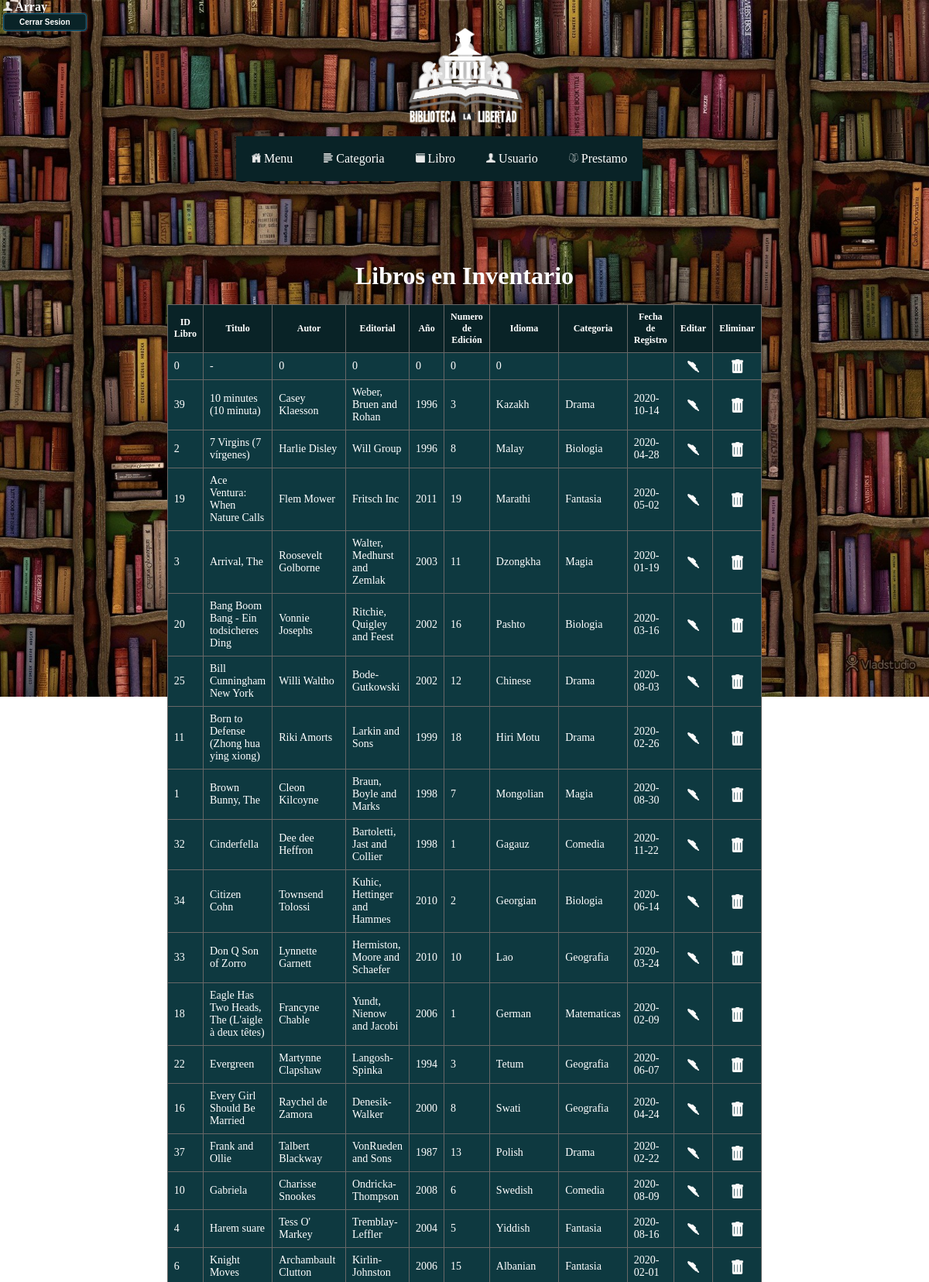
Screenshot of /Biblioteca/public_html/ConsultaGeneralLibro.php (signed in, upper part) with the database file from the repository.
### tables this page shows
CREATE TABLE `libros` (
  `idLibro` int(11) NOT NULL,
  `Titulo` varchar(100) NOT NULL,
  `Editorial` varchar(30) NOT NULL,
  `Anio` int(11) NOT NULL,
  `NoEdicion` int(11) NOT NULL,
  `Autor` varchar(50) NOT NULL,
  `Paginas` int(11) NOT NULL,
  `Idioma` varchar(20) NOT NULL,
  `idCategoria` int(11) NOT NULL,
  `FechaRegistroLibro` date DEFAULT NULL
);

CREATE TABLE `categorialibros` (
  `idCategoria` int(11) NOT NULL,
  `Nombre` varchar(30) NOT NULL
);

### Biblioteca/public_html/ConsultaGeneralLibro.php (the view, shortened to what this page needs)
<?php
include('Menu.php');
?>
<html>
<head>
</head>
<body>
<center>
    <br>
    <br>
    <br>
    <br>
    <br>
    <br>
    <br>
    <br>
    <br>
    <h1><font color = "#fff">Libros en Inventario</font></h1>
    <br>
		<table border="1" class="tftable">
			<tr>
				<th>ID Libro</th>
				<th>Titulo</th>
				<th>Autor</th>
				<th>Editorial</th>
				<th>Año</th>
				<th>Numero de Edición</th>
				<th>Idioma</th>
				<th>Categoria</th>
				<th>Fecha de Registro</th>
				<th>Editar</th>
				<th>Eliminar</th>
			</tr>
			<?php
			include('Conexion/Conn.php');
			$SQL="SELECT * FROM `Libros` ORDER BY `Libros`.`Titulo` ASC";
			$ResLibro=$Conexion->query($SQL);
			while($Fila=$ResLibro->fetch_array()){
				$SQLCat="SELECT * FROM `CategoriaLibros` WHERE `idCategoria` =".$Fila['idCategoria'];
				$ResCat=$Conexion->query($SQLCat);
				$FilaCat=$ResCat->fetch_array();
				echo "<tr>
				<td>".$Fila['idLibro']."</td>
				<td>".$Fila['Titulo']."</td>
				<td>".$Fila['Autor']."</td>
				<td>".$Fila['Editorial']."</td>
				<td>".$Fila['Anio']."</td>
				<td>".$Fila['NoEdicion']."</td>
				<td>".$Fila['Idioma']."</td>
				<td>".$FilaCat['Nombre']."</td>
				<td>".$Fila['FechaRegistroLibro']."</td>
				<td align='center'><a href='EditarLibro.php?clave1=".$Fila['idLibro']."'><img src='Icono/edit.png' width = 15></a></td>
				<td align='center'><a href='EliminarLibro.php?clave1=".$Fila['idLibro']."'><img src='Icono/desechar.png' width = 15></a></td>
			</tr>";
			}
			?>
		</table>
		<br>
		<br>
	</center>
</body>
</html>

### Biblioteca/public_html/Menu.php (style rules this page uses)
* { margin:0px; padding:0px; }
body { font-family: verdana; background-image: url(fondo.jpg); background-repeat: no-repeat; background-size: 100%; background-attachment: fixed; }
html, body { margin: 0; padding: 0; height: 100%; }
.tftable { font-size:14px;color:#fff;width:600px;border-width: 1px;border-color: #686767;border-collapse: collapse; }
.tftable th { font-size:12px;background-color:#092327;border-width: 1px;padding: 8px;border-style: solid;border-color: #686767;text-align:center; }
.tftable tr { background-color:#0e3940; }
.tftable td { font-size:14px;border-width: 1px;padding: 8px;border-style: solid;border-color: #686767; }
img { transition: all 0.5s ease; }

### rows the page displays
libros: idLibro "0", Titulo "-", Autor "0", Editorial "0", Anio "0", NoEdicion "0", Idioma "0"
libros: idLibro "39", Titulo "10 minutes (10 minuta)", Autor "Casey Klaesson", Editorial "Weber, Bruen and Rohan", Anio "1996", NoEdicion "3", Idioma "Kazakh", idCategoria.Nombre "Drama", FechaRegistroLibro "2020-10-14"
libros: idLibro "2", Titulo "7 Virgins (7 vírgenes)", Autor "Harlie Disley", Editorial "Will Group", Anio "1996", NoEdicion "8", Idioma "Malay", idCategoria.Nombre "Biologia", FechaRegistroLibro "2020-04-28"
libros: idLibro "19", Titulo "Ace Ventura: When Nature Calls", Autor "Flem Mower", Editorial "Fritsch Inc", Anio "2011", NoEdicion "19", Idioma "Marathi", idCategoria.Nombre "Fantasia", FechaRegistroLibro "2020-05-02"
libros: idLibro "3", Titulo "Arrival, The", Autor "Roosevelt Golborne", Editorial "Walter, Medhurst and Zemlak", Anio "2003", NoEdicion "11", Idioma "Dzongkha", idCategoria.Nombre "Magia", FechaRegistroLibro "2020-01-19"
libros: idLibro "20", Titulo "Bang Boom Bang - Ein todsicheres Ding", Autor "Vonnie Josephs", Editorial "Ritchie, Quigley and Feest", Anio "2002", NoEdicion "16", Idioma "Pashto", idCategoria.Nombre "Biologia", FechaRegistroLibro "2020-03-16"
libros: idLibro "25", Titulo "Bill Cunningham New York", Autor "Willi Waltho", Editorial "Bode-Gutkowski", Anio "2002", NoEdicion "12", Idioma "Chinese", idCategoria.Nombre "Drama", FechaRegistroLibro "2020-08-03"
libros: idLibro "11", Titulo "Born to Defense (Zhong hua ying xiong)", Autor "Riki Amorts", Editorial "Larkin and Sons", Anio "1999", NoEdicion "18", Idioma "Hiri Motu", idCategoria.Nombre "Drama", FechaRegistroLibro "2020-02-26"
libros: idLibro "1", Titulo "Brown Bunny, The", Autor "Cleon Kilcoyne", Editorial "Braun, Boyle and Marks", Anio "1998", NoEdicion "7", Idioma "Mongolian", idCategoria.Nombre "Magia", FechaRegistroLibro "2020-08-30"
libros: idLibro "32", Titulo "Cinderfella", Autor "Dee dee Heffron", Editorial "Bartoletti, Jast and Collier", Anio "1998", NoEdicion "1", Idioma "Gagauz", idCategoria.Nombre "Comedia", FechaRegistroLibro "2020-11-22"
libros: idLibro "34", Titulo "Citizen Cohn", Autor "Townsend Tolossi", Editorial "Kuhic, Hettinger and Hammes", Anio "2010", NoEdicion "2", Idioma "Georgian", idCategoria.Nombre "Biologia", FechaRegistroLibro "2020-06-14"
libros: idLibro "33", Titulo "Don Q Son of Zorro", Autor "Lynnette Garnett", Editorial "Hermiston, Moore and Schaefer", Anio "2010", NoEdicion "10", Idioma "Lao", idCategoria.Nombre "Geografia", FechaRegistroLibro "2020-03-24"
libros: idLibro "18", Titulo "Eagle Has Two Heads, The (L'aigle à deux têtes)", Autor "Francyne Chable", Editorial "Yundt, Nienow and Jacobi", Anio "2006", NoEdicion "1", Idioma "German", idCategoria.Nombre "Matematicas", FechaRegistroLibro "2020-02-09"
libros: idLibro "22", Titulo "Evergreen", Autor "Martynne Clapshaw", Editorial "Langosh-Spinka", Anio "1994", NoEdicion "3", Idioma "Tetum", idCategoria.Nombre "Geografia", FechaRegistroLibro "2020-06-07"
libros: idLibro "16", Titulo "Every Girl Should Be Married", Autor "Raychel de Zamora", Editorial "Denesik-Walker", Anio "2000", NoEdicion "8", Idioma "Swati", idCategoria.Nombre "Geografia", FechaRegistroLibro "2020-04-24"
libros: idLibro "37", Titulo "Frank and Ollie", Autor "Talbert Blackway", Editorial "VonRueden and Sons", Anio "1987", NoEdicion "13", Idioma "Polish", idCategoria.Nombre "Drama", FechaRegistroLibro "2020-02-22"
libros: idLibro "10", Titulo "Gabriela", Autor "Charisse Snookes", Editorial "Ondricka-Thompson", Anio "2008", NoEdicion "6", Idioma "Swedish", idCategoria.Nombre "Comedia", FechaRegistroLibro "2020-08-09"
libros: idLibro "4", Titulo "Harem suare", Autor "Tess O' Markey", Editorial "Tremblay-Leffler", Anio "2004", NoEdicion "5", Idioma "Yiddish", idCategoria.Nombre "Fantasia", FechaRegistroLibro "2020-08-16"
libros: idLibro "6", Titulo "Knight Moves", Autor "Archambault Clutton", Editorial "Kirlin-Johnston", Anio "2006", NoEdicion "15", Idioma "Albanian", idCategoria.Nombre "Fantasia", FechaRegistroLibro "2020-02-01"

### other values shown
$_SESSION['Usuario'] "Array"
